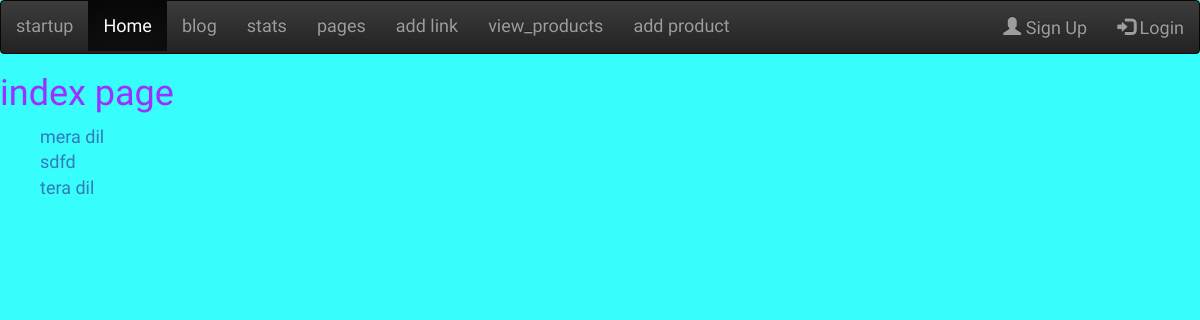
The page / on the database its author committed.
### blog/models.py (models this page shows, shortened)
class topic(models.Model):
	user=models.ForeignKey(User,on_delete=models.CASCADE)
	title=models.CharField(max_length=30)
	blog=models.ManyToManyField(blog,blank=True)
	date = models.DateField(("Date"), default=datetime.date.today)

### blog/views.py (the view)
# urls.py: path('',views.index,name='index' ),
def index(request):
	data=[]
	title=topic.objects.all()
	for one in title:
		hi={'name':one.title,'id':one.id}
		data.append(hi)
	context={'data':data}
	return render(request,'blog/index.html',context)

### blog/templates/blog/index.html
{% extends 'blog/base.html' %}
{% block body %}
<h1>index page</h1>
<ul>
	{% for ki in data %}
		<li><a href="{% url 'bloger' ki.id %}">{{ki.name}}</a></li>
	{% endfor %}
</ul>
{% endblock %}

### blog/templates/blog/base.html (style rules this page uses)
body { font-family: 'Inconsolata', monospace; font-size:18px; color:#9B30FF; background-color:#37FDFC; }
li { list-style-type: none; }

### rows shown on the page
topic: name "mera dil"
topic: name "sdfd"
topic: name "tera dil"
